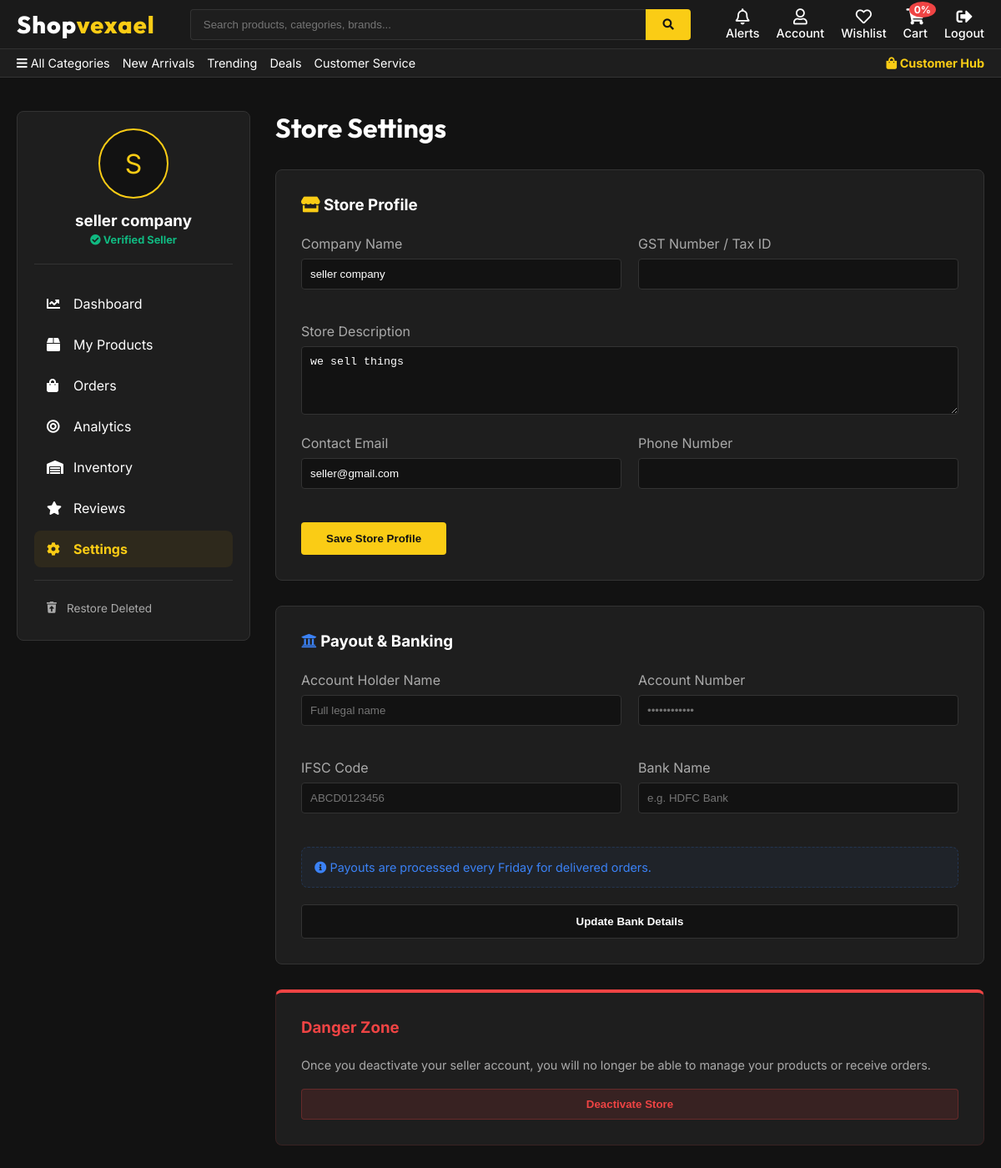
Screenshot of /seller_settings/ (signed in) with the database file from the repository.
### shop/models.py (models this page shows, shortened)
class Seller(models.Model):
    user = models.OneToOneField(User, on_delete=models.CASCADE)
    company_name = models.CharField(max_length=200)
    description = models.TextField(null=True, blank=True)
    rating = models.FloatField(default=0.0)
    verified = models.BooleanField(default=False)

### shop/views.py (the view, shortened to what this page needs)
# urls.py: path("seller_settings/", views.seller_settings, name="seller_settings"),
@seller_required
def seller_settings(request):
    seller = Seller.objects.get(user=request.user)
    return render(request, 'seller_settings.html', {
        'seller': seller,
        'cartItems': cartData(request)['cartItems']
    })

### shop/inherit.py (called while the page is built)
def cartData(request):
    unread_notifications = 0
    if request.user.is_authenticated:
        customer, created = Customer.objects.get_or_create(user=request.user, email=request.user.email, name=request.user.username)
        order, created = Order.objects.get_or_create(customer=customer, complete=False)
        items = order.orderitem_set.all()
        cartItems = order.get_cart_items
        unread_notifications = Notification.objects.filter(user=request.user, is_read=False).count()
    else:
        items = []
        order = {'get_cart_total':0, 'get_cart_items':0}
        cartItems = order['get_cart_items']
    return {'cartItems':cartItems, 'items':items, 'order':order, 'unread_notifications': unread_notifications}

### shop/models.py (called while the page is built)
    @property
    def get_cart_items(self):
        orderitems = self.orderitem_set.all()
        total = sum([item.quantity for item in orderitems])
        return total

### shop/views.py (called while the page is built)
def seller_required(f):
    @wraps(f)
    def wrap(request, *args, **kwargs):
        if not request.user.is_authenticated:
            return redirect('/login/')
        if not Seller.objects.filter(user=request.user).exists():
            return redirect('/seller_signup/')
        return f(request, *args, **kwargs)
    return wrap

### shop/templates/seller_settings.html (shortened to what this page needs)
{% extends 'base.html' %}
{% load static %}
{% block body %}
<div style="padding: 40px 20px; max-width: 1400px; margin: 0 auto;">
    <div style="display: flex; gap: 30px; flex-wrap: wrap;">
        <div style="flex: 0 0 280px;">
            {% include 'seller_sidebar.html' %}
        </div>
        <div style="flex: 1; min-width: 600px;">
            <h1 style="margin: 0 0 30px; font-family: 'Outfit', sans-serif;">Store Settings</h1>
            <div style="display: flex; flex-direction: column; gap: 30px;">
                <div class="product-card" style="padding: 30px;">
                    <h3 style="margin-top: 0; margin-bottom: 25px;"><i class="fas fa-store" style="color: var(--accent-gold);"></i> Store Profile</h3>
                    <form method="POST" action="/seller_settings/" enctype="multipart/form-data">
                        <div style="display: grid; grid-template-columns: 1fr 1fr; gap: 20px; margin-bottom: 20px;">
                            <div class="form-group">
                                <label>Company Name</label>
                                <input type="text" name="company_name" class="form-control" value="{{ seller.company_name }}">
                            </div>
                            <div class="form-group">
                                <label>GST Number / Tax ID</label>
                                <input type="text" name="gst_number" class="form-control" value="{{ seller.gst_number }}">
                            </div>
                        </div>
                        <div class="form-group">
                            <label>Store Description</label>
                            <textarea name="description" class="form-control" rows="4">{{ seller.description }}</textarea>
                        </div>
                        <div style="display: grid; grid-template-columns: 1fr 1fr; gap: 20px; margin-bottom: 20px;">
                            <div class="form-group">
                                <label>Contact Email</label>
                                <input type="email" name="email" class="form-control" value="{{ seller.user.email }}">
                            </div>
                            <div class="form-group">
                                <label>Phone Number</label>
                                <input type="text" name="phone" class="form-control" value="{{ seller.phone_number }}">
                            </div>
                        </div>
                        <button type="submit" class="btn-primary" style="width: auto; padding: 12px 30px;">Save Store Profile</button>
                    </form>
                </div>
                <div class="product-card" style="padding: 30px;">
                    <h3 style="margin-top: 0; margin-bottom: 25px;"><i class="fas fa-university" style="color: #3b82f6;"></i> Payout & Banking</h3>
                    <div style="display: grid; grid-template-columns: 1fr 1fr; gap: 20px; margin-bottom: 20px;">
                        <div class="form-group">
                            <label>Account Holder Name</label>
                            <input type="text" class="form-control" placeholder="Full legal name">
                        </div>
                        <div class="form-group">
                            <label>Account Number</label>
                            <input type="password" class="form-control" placeholder="••••••••••••">
                        </div>
                    </div>
                    <div style="display: grid; grid-template-columns: 1fr 1fr; gap: 20px; margin-bottom: 20px;">
                        <div class="form-group">
                            <label>IFSC Code</label>
                            <input type="text" class="form-control" placeholder="ABCD0123456">
                        </div>
                        <div class="form-group">
                            <label>Bank Name</label>
                            <input type="text" class="form-control" placeholder="e.g. HDFC Bank">
                        </div>
                    </div>
                    <div style="padding: 15px; background: rgba(59, 130, 246, 0.05); border-radius: 8px; border: 1px dashed rgba(59, 130, 246, 0.2); margin-bottom: 20px; font-size: 0.9rem; color: #3b82f6;">
                        <i class="fas fa-info-circle"></i> Payouts are processed every Friday for delivered orders.
                    </div>
                    <button class="btn-primary" style="width: auto; padding: 12px 30px; background: var(--bg-dark); border: 1px solid var(--border-color); color: var(--text-primary);">Update Bank Details</button>
                </div>
                <div class="product-card" style="padding: 30px; border: 1px solid #ef444420; border-top: 4px solid #ef4444;">
                    <h3 style="margin-top: 0; margin-bottom: 10px; color: #ef4444;">Danger Zone</h3>
                    <p style="color: var(--text-secondary); font-size: 0.9rem; margin-bottom: 20px;">Once you deactivate your seller account, you will no longer be able to manage your products or receive orders.</p>
                    <button class="btn-primary" style="width: auto; padding: 10px 20px; background: #ef444420; border: 1px solid #ef444440; color: #ef4444;">Deactivate Store</button>
                </div>
            </div>
        </div>
    </div>
</div>
{% endblock %}

### shop/templates/seller_sidebar.html
<div class="product-card" style="padding: 20px; position: sticky; top: 100px;">
    <div style="text-align: center; margin-bottom: 25px; padding-bottom: 20px; border-bottom: 1px solid var(--border-color);">
        <div style="width: 80px; height: 80px; background: var(--bg-dark); color: var(--accent-gold); border-radius: 50%; display: flex; align-items: center; justify-content: center; margin: 0 auto 15px; font-size: 2rem; border: 2px solid var(--accent-gold);">
            {{ seller.company_name|slice:":1"|upper }}
        </div>
        <h3 style="margin: 0;">{{ seller.company_name }}</h3>
        {% if seller.verified %}
            <span style="color: #10b981; font-size: 0.8rem; font-weight: bold;"><i class="fas fa-check-circle"></i> Verified Seller</span>
        {% else %}
            <span style="color: var(--accent-gold); font-size: 0.8rem; font-weight: bold;"><i class="fas fa-clock"></i> Verification Pending</span>
        {% endif %}
    </div>
    <ul style="list-style: none; padding: 0; margin: 0;">
        <li style="margin-bottom: 5px;">
            <a href="/seller_dashboard/" style="display: flex; align-items: center; gap: 12px; padding: 12px 15px; border-radius: 8px; text-decoration: none; transition: 0.3s;
                {% if '/seller_dashboard' in request.path %} background: rgba(184, 134, 11, 0.1); color: var(--accent-gold); font-weight: bold; {% else %} color: var(--text-primary); {% endif %}">
                <i class="fas fa-chart-line" style="width: 20px;"></i> Dashboard
            </a>
        </li>
        <li style="margin-bottom: 5px;">
            <a href="/seller_products/" style="display: flex; align-items: center; gap: 12px; padding: 12px 15px; border-radius: 8px; text-decoration: none; transition: 0.3s;
                {% if '/seller_products' in request.path or '/seller_add' in request.path or '/seller_edit' in request.path %} background: rgba(184, 134, 11, 0.1); color: var(--accent-gold); font-weight: bold; {% else %} color: var(--text-primary); {% endif %}">
                <i class="fas fa-box" style="width: 20px;"></i> My Products
            </a>
        </li>
        <li style="margin-bottom: 5px;">
            <a href="/seller_orders/" style="display: flex; align-items: center; gap: 12px; padding: 12px 15px; border-radius: 8px; text-decoration: none; transition: 0.3s;
                {% if '/seller_orders' in request.path or '/seller_order_details' in request.path %} background: rgba(184, 134, 11, 0.1); color: var(--accent-gold); font-weight: bold; {% else %} color: var(--text-primary); {% endif %}">
                <i class="fas fa-shopping-bag" style="width: 20px;"></i> Orders
            </a>
        </li>
        <li style="margin-bottom: 5px;">
            <a href="/seller_analytics/" style="display: flex; align-items: center; gap: 12px; padding: 12px 15px; border-radius: 8px; text-decoration: none; transition: 0.3s;
                {% if '/seller_analytics' in request.path %} background: rgba(184, 134, 11, 0.1); color: var(--accent-gold); font-weight: bold; {% else %} color: var(--text-primary); {% endif %}">
                <i class="fas fa-bullseye" style="width: 20px;"></i> Analytics
            </a>
        </li>
        <li style="margin-bottom: 5px;">
            <a href="/seller_inventory/" style="display: flex; align-items: center; gap: 12px; padding: 12px 15px; border-radius: 8px; text-decoration: none; transition: 0.3s;
                {% if '/seller_inventory' in request.path %} background: rgba(184, 134, 11, 0.1); color: var(--accent-gold); font-weight: bold; {% else %} color: var(--text-primary); {% endif %}">
                <i class="fas fa-warehouse" style="width: 20px;"></i> Inventory
            </a>
        </li>
        <li style="margin-bottom: 5px;">
            <a href="/seller_reviews/" style="display: flex; align-items: center; gap: 12px; padding: 12px 15px; border-radius: 8px; text-decoration: none; transition: 0.3s;
                {% if '/seller_reviews' in request.path %} background: rgba(184, 134, 11, 0.1); color: var(--accent-gold); font-weight: bold; {% else %} color: var(--text-primary); {% endif %}">
                <i class="fas fa-star" style="width: 20px;"></i> Reviews
            </a>
        </li>
        <li style="margin-bottom: 5px;">
            <a href="/seller_settings/" style="display: flex; align-items: center; gap: 12px; padding: 12px 15px; border-radius: 8px; text-decoration: none; transition: 0.3s;
                {% if '/seller_settings' in request.path %} background: rgba(184, 134, 11, 0.1); color: var(--accent-gold); font-weight: bold; {% else %} color: var(--text-primary); {% endif %}">
                <i class="fas fa-cog" style="width: 20px;"></i> Settings
            </a>
        </li>
        <li style="margin-top: 15px; padding-top: 15px; border-top: 1px solid var(--border-color);">
            <a href="/seller_restore_products/" style="display: flex; align-items: center; gap: 12px; padding: 10px 15px; color: var(--text-secondary); text-decoration: none; font-size: 0.85rem;">
                <i class="fas fa-trash-restore"></i> Restore Deleted
            </a>
        </li>
    </ul>
</div>

### static/css/style.css (style rules this page uses)
:root { --bg-dark: #121212; --bg-card: #1e1e1e; --bg-card-hover: #2a2a2a; --text-primary: #ffffff; --text-secondary: #aaaaaa; --accent-gold: #facc15; --accent-gold-hover: #eab308; --accent-red: #ef4444; --border-color: #333333; --glass-bg: rgba(30, 30, 30, 0.7); --glass-border: rgba(255, 255, 255, 0.1); }
body { background-color: var(--bg-dark); color: var(--text-primary); font-family: 'Inter', 'Segoe UI', Tahoma, Geneva, Verdana, sans-serif; margin: 0; padding: 0; }
.product-card { background-color: var(--bg-card); border-radius: 8px; border: 1px solid var(--border-color); overflow: hidden; transition: transform 0.2s, box-shadow 0.2s; display: flex; flex-direction: column; }
.btn-primary { background-color: var(--accent-gold); color: var(--bg-dark); border: none; padding: 10px; border-radius: 4px; font-weight: bold; cursor: pointer; width: 100%; margin-top: auto; transition: background-color 0.2s; }
.form-group { margin-bottom: 20px; }
.form-group label { display: block; margin-bottom: 8px; color: var(--text-secondary); }
.form-control { width: 100%; padding: 10px; background-color: var(--bg-dark); border: 1px solid var(--border-color); color: var(--text-primary); border-radius: 4px; box-sizing: border-box; }
.product-card { animation: fadeIn 0.4s ease forwards; }

### rows the page displays
Seller: company_name "S", company_name "seller company", description "we sell things", email "seller@gmail.com"
